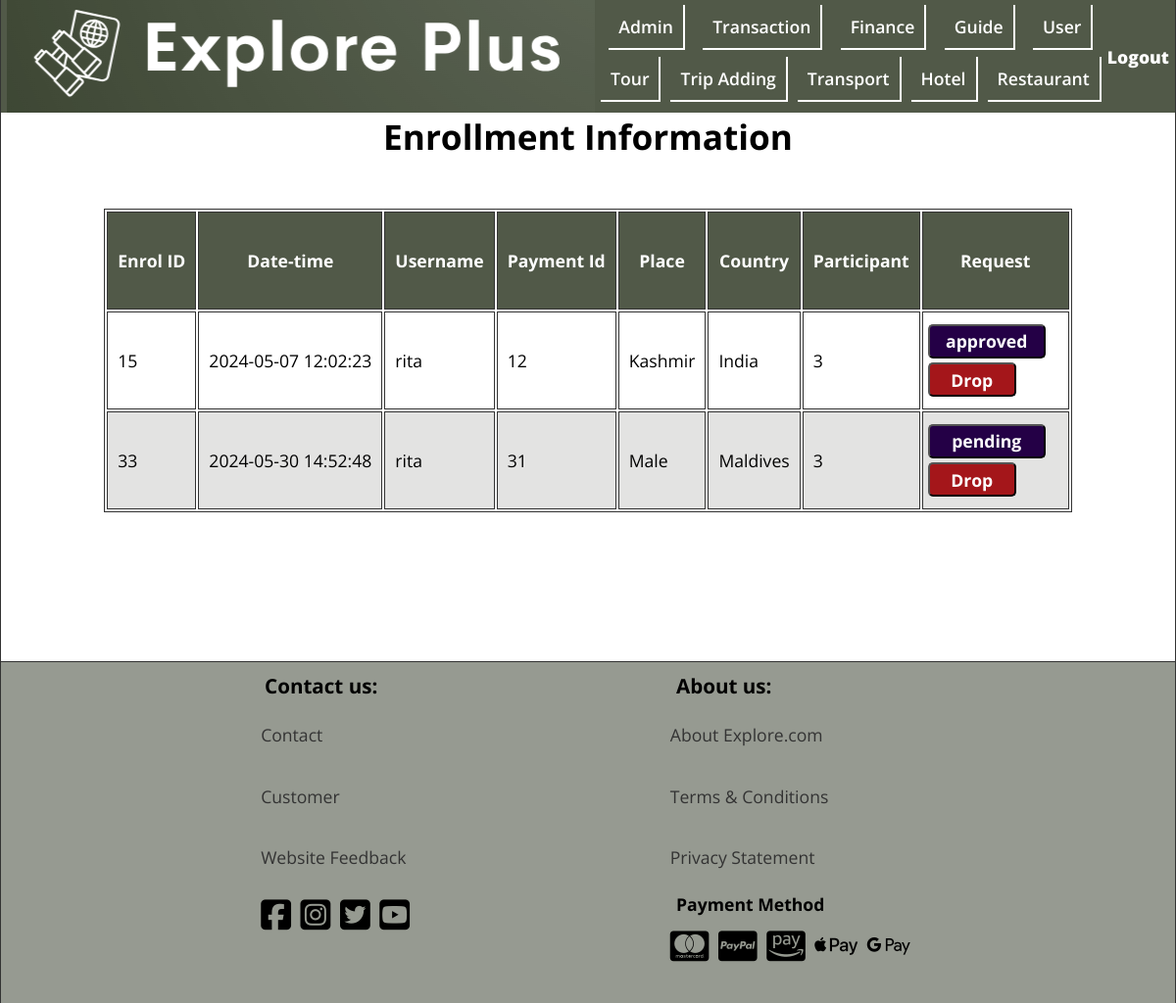
The app's page /Admin/transaction.php, older data.
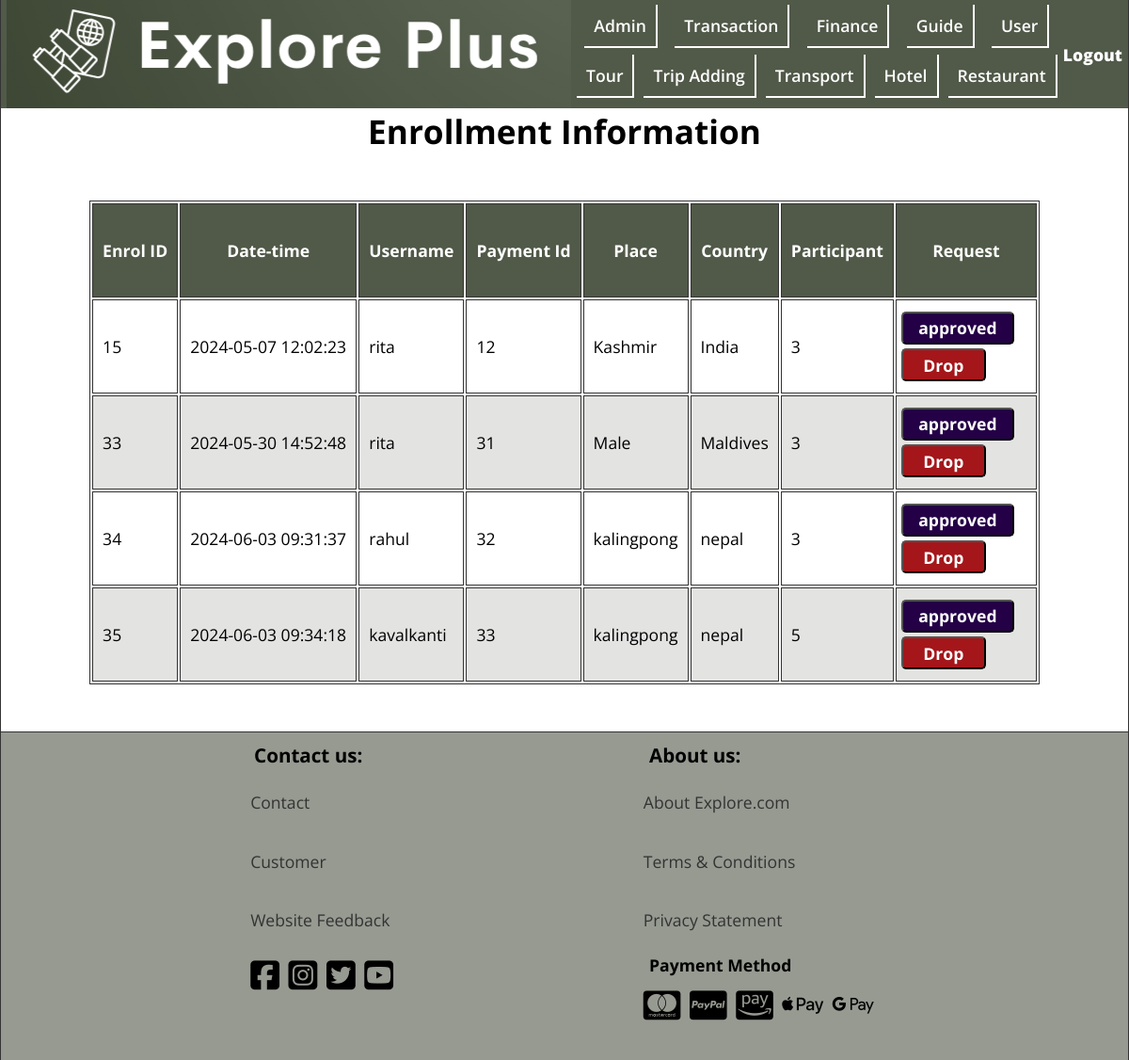
The same page, newer data.
### tables this page shows
CREATE TABLE `enrollment` (
  `enrolment_id` int(11) NOT NULL,
  `enrollment_datetime` datetime DEFAULT current_timestamp(),
  `username` varchar(50) DEFAULT NULL,
  `booking_id` int(11) DEFAULT NULL,
  `payment_id` int(11) DEFAULT NULL,
  `tour_id` int(11) NOT NULL,
  `status` varchar(10) NOT NULL DEFAULT 'pending'
);

CREATE TABLE `tour` (
  `tour_id` int(11) NOT NULL,
  `about` text DEFAULT NULL,
  `place_name` varchar(100) DEFAULT NULL,
  `country` varchar(50) DEFAULT NULL,
  `city` varchar(50) DEFAULT NULL,
  `budget` decimal(10,2) DEFAULT NULL,
  `available_seat` int(11) DEFAULT NULL,
  `start_date` datetime DEFAULT NULL,
  `finish_date` datetime DEFAULT NULL,
  `map` varchar(100) DEFAULT NULL,
  `FAQ` text DEFAULT NULL,
  `menu_id` int(11) DEFAULT NULL,
  `hotel_id` int(11) DEFAULT NULL,
  `guide_username` varchar(50) DEFAULT NULL,
  `photo` blob DEFAULT NULL,
  `continent` varchar(20) NOT NULL,
  `capacity` int(11) NOT NULL
);

### Admin/transaction.php (the view, shortened to what this page needs)
<!DOCTYPE html>
<html lang="en">
<head>
    <link rel="stylesheet" href="../css/style.css">
    <link rel="stylesheet" href="https://cdnjs.cloudflare.com/ajax/libs/font-awesome/6.5.1/css/all.min.css" />
</head>
<body>
<header class="header admin">
    <div class="header__logo">
        <figure>
            <img src="../img/logo3.png" alt="logo" title="logo" height="115" width="600">
        </figure>
    </div>
    <nav class="header__nav nav__admin">
        <ul class="header__ul header__admin">
            <li><a href="admin.php">Admin</a></li>
            <li><a href="transaction.php">Transaction</a></li>
            <li><a href="finance.php">Finance</a></li>
            <li><a href="guide.php">Guide</a></li>
            <li><a href="user_list.php">User</a></li>
        </ul>
        <ul class="header__ul header__admin">
            <li><a href="tour_condition.php">Tour</a></li>
            <li><a href="trip_crud/trip_adding.php">Trip Adding</a></li>
            <li><a href="transportation_info.php">Transport</a></li>
            <li><a href="hotel_info.php">Hotel</a></li>
            <li><a href="restaurant_info.php">Restaurant</a></li>
        </ul>
    </nav>
    <div class="admin__logout"><a href="admin_login.php">Logout</a></div>
</header>
<main class="main main__table-container">
    <h1 class="center">Enrollment Information</h1>
    <table class="main__table transportation">
        <thead>
        <tr>
            <th id="transport-id" scope="col" class="table__head">Enrol ID</th>
            <th id="type" scope="col" class="table__head">Date-time</th>
            <th id="from" scope="col" class="table__head">Username</th>
            <th id="to" scope="col" class="table__head">Payment Id</th>
            <th id="price" scope="col" class="table__head">Place</th>
            <th id="start-date" scope="col" class="table__head">Country</th>
            <th id="start-date" scope="col" class="table__head">Participant</th>
            <th id="edit" scope="col" class="table__head">Request</th>
        </tr>
        </thead>
        <?php
        $conn = mysqli_connect("localhost","root","","explore_plus");
        $sql = "SELECT e.enrolment_id , e.enrollment_datetime , e.username , e.payment_id, t.place_name, t.country,(b.child + b.adult + b.senior) , e.status
        from enrollment e
        INNER JOIN tour t
        on e.tour_id = t.tour_id
        INNER JOIN booking b
        on e.booking_id = b.booking_id";
        $result = mysqli_query($conn,$sql);
        $enrolls = mysqli_fetch_all($result,MYSQLI_ASSOC);
        ?>
        <tbody class="table__body">
        <?php foreach ($enrolls as $enroll): ?>
            <tr>
                <td class="table__item"><?php echo htmlspecialchars($enroll['enrolment_id'])?></td>
                <td class="table__item"><?php echo htmlspecialchars($enroll['enrollment_datetime'])?></td>
                <td class="table__item"><?php echo htmlspecialchars($enroll['username'])?></td>
                <td class="table__item"><?php echo htmlspecialchars($enroll['payment_id'])?></td>
                <td class="table__item"><?php echo htmlspecialchars($enroll['place_name'])?></td>
                <td class="table__item"><?php echo htmlspecialchars($enroll['country'])?> </td>
                <td class="table__item"><?php echo htmlspecialchars($enroll['(b.child + b.adult + b.senior)'])?> </td>
                <td class="table__item edit_option">
                    <button type="submit" class="table_edit table_edit_sp"><a href="enrollment_control.php?enrolment_id=<?php echo  $enroll['enrolment_id']?>"><?php echo $enroll['status'] ?></a></button>
                    <button type="submit" class="table_edit diff"><a href="enrollment_delete.php?enrolment_id=<?php echo  $enroll['enrolment_id']?>">Drop</a></button>
                </td>
            </tr>
        <?php endforeach; ?>
        </tbody>
    </table>
</main>
<footer class="footer admin-foot">
    <div class="footer__contact">
        <h3 class="footer__h3">Contact us:</h3>
        <ul class="footer__ul">
            <li><a href="../footerPage/contact_us.html">Contact</a></li>
            <li><a href="../footerPage/customer.html">Customer</a></li>
            <li><a href="../footerPage/website_feedback.php">Website Feedback</a></li>
        </ul>
        <div class="footer__icons">
            <i class="fa-brands fa-square-facebook"></i>
            <i class="fa-brands fa-square-instagram"></i>
            <i class="fa-brands fa-square-twitter"></i>
            <i class="fa-brands fa-square-youtube"></i>
        </div>
    </div>
    <div class="footer__about">
        <h3 class="footer__h3">About us:</h3>
        <ul class="footer__ul">
            <li><a href="../footerPage/about__us.html">About Explore.com</a></li>
            <li><a href="../footerPage/terms_condition.html">Terms &amp; Conditions</a></li>
            <li><a href="../footerPage/privacy_statement.html">Privacy Statement</a></li>
        </ul>
        <h4 class="footer__h3">Payment Method</h4>
        <div class="footer__icons">
            <i class="fa-brands fa-cc-mastercard"></i>
            <i class="fa-brands fa-cc-paypal"></i>
            <i class="fa-brands fa-cc-amazon-pay"></i>
            <i class="fa-brands fa-apple-pay"></i>
            <i class="fa-brands fa-google-pay"></i>
        </div>
    </div>
</footer>

### css/style.css (style rules this page uses)
*, *::after, *::before { margin: 0; padding: 0; box-sizing: border-box; }
img { display: block; max-width: 100%; height: auto; }
input, textarea, button, select { font: inherit; }
:root { --FF: 'Open Sans', sans-serif; --FS: clamp(1rem,2.2vh,1.5rem); --FS-BIG: 2rem; --FF-HEADING: 'Fugus One', 'Cursive'; --BGCOLOR: #f5f8fe; --BGCOLOR-FADE: #0c93a7; --BGCOLOR-FADE-MAX: #61aeac; --FOOTER-BGCOLOR: #accfd5; --COLOR: #f9efa0; --COLOR-FADE: rgba(248, 223, 171, 0.41); --BODY-BGCOLOR: #fff; --FONT-COLOR: #000; --LIST-BGCOLOR: #f5f7f8; --BORDER-COLOR: #333; --BGIMAGE: linear-gradient(to bottom,var(--BGCOLOR),var(--BGCOLOR-FADE)); --BGIMAGE-MAX: linear-gradient(to bottom,var(--BGCOLOR),var(--BGCOLOR-FADE),var(--BGCOLOR-FADE-MAX)); --HEIGHTLIGHT-BGCOLOR: #439fa8; --HIGHLIGHT-COLOR: #fff; --HEADER-COLOR: #fff; --HEADER-BGCOLOR: #000; --NAV-BGCOLOR: #fff; --HERO-BGCOLOR: rgba(51,178,51,0.75); --BUTTON-BGCOLOR: #000; --BUTTON-COLOR: #fff; --HEADER-LINK-COLOR: #fff; --HEADER-LINK-HOVER: #ffffff; --LINK-COLOR: #333; --LINK-HOVER: rgba(51, 51, 51, 0.5); --ADMIN-BGCOLOR: #515948; --ADMIN-FOOTER-COLOR: rgba(64, 72, 55, 0.55); --BORDER: 1px solid var(--BORDER-COLOR); --BORDER-RADIUS: 15px; --BORDER-LITE-RADIUS: 5px; --PADDING-TB: 0.25em; --PADDING-SIDE: 2.5%; --MARGIN: clamp(1em,2.5vh,1.5em); --TEST1 : #020202; --TEST2: yellow; --TEST3: green; --TEST4: blue; --TEST5: purple; }
.center { text-align: center; }
html { scroll-behavior: smooth; font-size: var(--FS); font-family: var(--FF); background-color: var(--BGCOLOR); background-image: var(--BGIMAGE); background-repeat: no-repeat; background-size: cover; }
body { background-color: var(--BODY-BGCOLOR); min-height: 100vh; max-height: 800vh; min-width: 1200px; margin: 0 auto; border-left: var(--BORDER); border-right: var(--BORDER); box-shadow: 0 0 10px var(--BORDER-COLOR); }
a:any-link { color: var(--LINK-COLOR); text-decoration: none; }
.header { display: flex; justify-content: space-evenly; align-items: center; background-color: #439fa8;; position: sticky; top: 0; z-index: 1; }
.header__ul { font-weight: 600; min-width: 500px; display: flex; justify-content: space-evenly; align-items: center; gap: 10px; padding-bottom: 7px; }
.header__ul li { padding: 10px; border-right: 2px solid white; border-bottom: 2px solid white; }
.admin__logout a { font-weight: 900; color: #ffffff; }
.footer { position: relative; bottom: 0; display: flex; justify-content: space-evenly; border-top: var(--BORDER); background-color: var(--FOOTER-BGCOLOR); padding: var(--PADDING-TB); }
.footer li { padding: 1.1em 0; list-style-type: none; }
.footer__icons { padding-top: 0.5em; padding-bottom: 2em; align-items: center; }
.footer__icons i { font-size: 2rem; padding-right: 5px; }
.footer__h3 { padding: var(--PADDING-TB) var(--PADDING-SIDE); }
.header__ul { list-style-type: none; }
.header__ul a:any-link { color: var(--HEADER-LINK-COLOR); }
.main { min-height: 70vh; }
.main__table { margin: 50px auto; border: var(--BORDER); }
.main__table tr { height: 100px; }
.table__head, .table__item { padding: 10px; border: var(--BORDER); }
.table__body tr:nth-child(even) { background-color: #e3e3e2; }
.table__head { background-color: var(--ADMIN-BGCOLOR); color: var(--HIGHLIGHT-COLOR); }
.table_edit { background-color: #240046; color: white; font-weight: 700; width: 90px; margin: 2px 5px; padding: 0.2em; border-radius: var(--BORDER-LITE-RADIUS); }
.table_edit_sp { width: 120px; }
.table_edit a { color: white; }
.diff { background-color: #a4161a; }
.table__body td:nth-child(8) { width: 150px; height: 100px; padding: 0; }
.admin { background-color: var(--ADMIN-BGCOLOR); }
.admin-foot { background-color: var(--ADMIN-FOOTER-COLOR); }

Row changes from the older to the newer data that the page shows:
changed enrollment "Male": status "pending" → "approved"
added enrollment: enrolment_id "34", enrollment_datetime "2024-06-03 09:31:37", username "rahul", payment "32", tour.place_name "kalingpong", tour.country "nepal", enroll "3", status "approved"
added enrollment: enrolment_id "35", enrollment_datetime "2024-06-03 09:34:18", username "kavalkanti", payment "33", tour.place_name "kalingpong", tour.country "nepal", enroll "5", status "approved"
